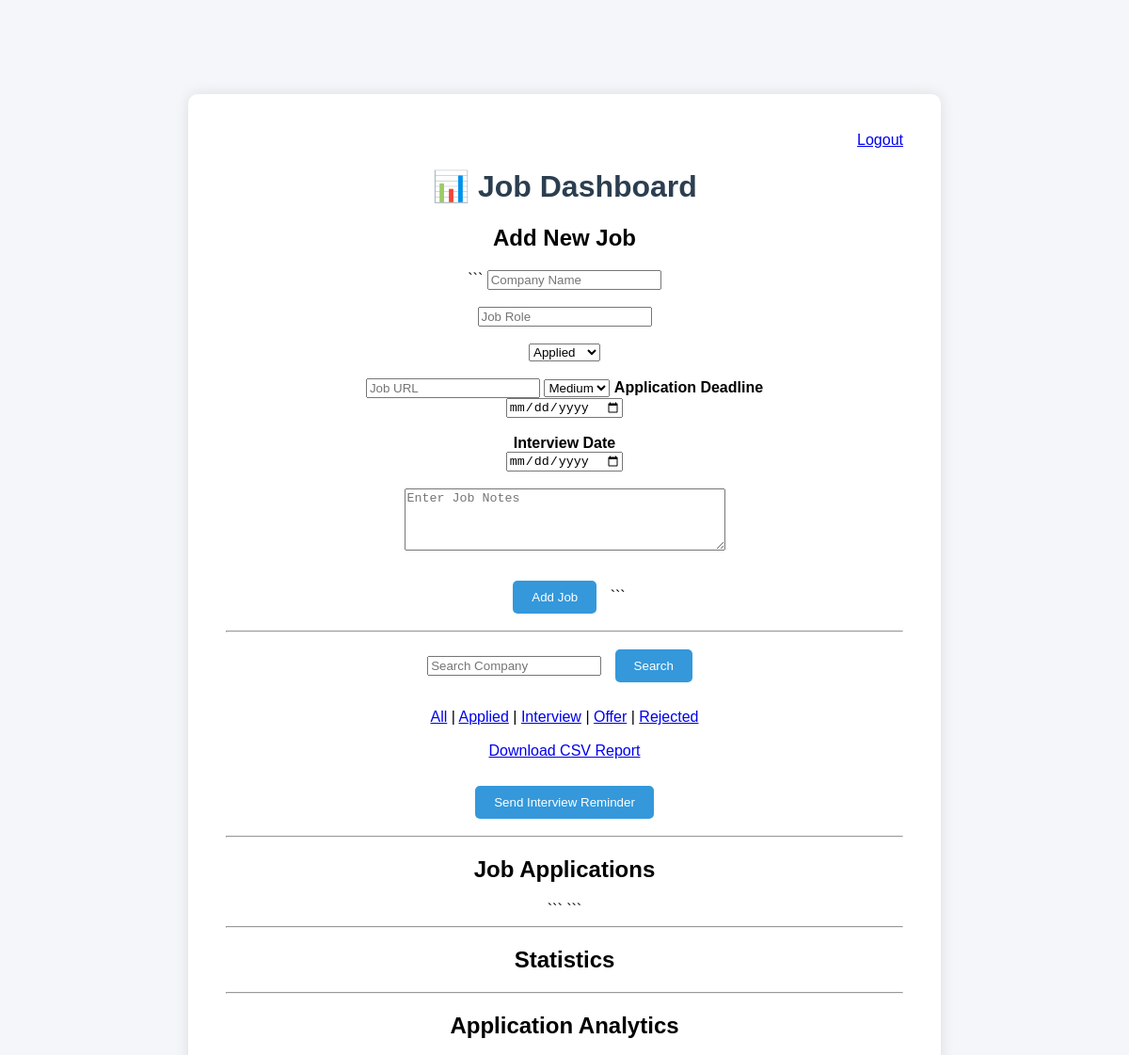
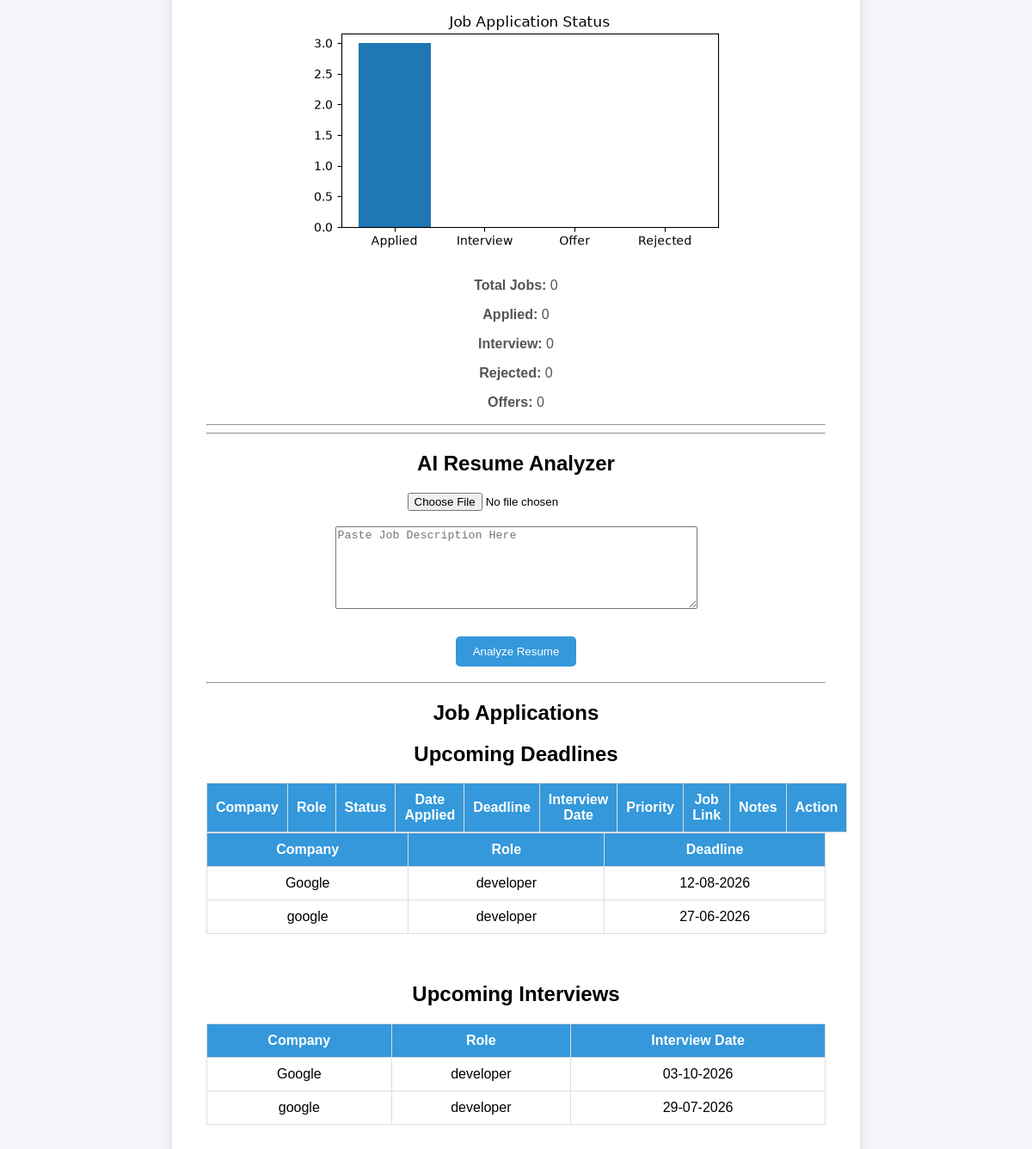
The app's page /dashboard?status=Interview (signed in) with its own data (2 pictures, top to bottom).
### models.py (models this page shows)
class Job(db.Model):
    id = db.Column(db.Integer, primary_key=True)
    company = db.Column(db.String(100))
    role = db.Column(db.String(100))
    status = db.Column(db.String(50))
    job_link = db.Column(db.String(500))
    priority = db.Column(
        db.String(20),
        default="Medium"
    )
    date_applied = db.Column(
        db.DateTime,
        default=datetime.utcnow
    )
    deadline = db.Column(db.Date)
    interview_date = db.Column(db.Date)
    notes = db.Column(db.Text)

### app.py (the view)
@app.route('/dashboard')
def dashboard():
    if 'user_id' not in session:
        return redirect('/login')
    status = request.args.get("status")
    if status:
        jobs = Job.query.filter_by(status=status).all()
    else:
        jobs = Job.query.all()
    search = request.args.get("search")
    if search:
        jobs = Job.query.filter(
            Job.company.contains(search)
        ).all()
    total_jobs = len(jobs)
    applied = len(
        [j for j in jobs if j.status == "Applied"]
    )
    interview = len(
        [j for j in jobs if j.status == "Interview"]
    )
    offer = len(
        [j for j in jobs if j.status == "Offer"]
    )
    rejected = len(
        [j for j in jobs if j.status == "Rejected"]
    )
    labels = ["Applied", "Interview", "Offer", "Rejected"]
    counts = [
        applied,
        interview,
        offer,
        rejected
    ]
    plt.figure(figsize=(5, 3))
    plt.bar(labels, counts)
    plt.title("Job Application Status")
    plt.tight_layout()
    plt.savefig("static/chart.png")
    plt.close()
    upcoming_interviews = Job.query.filter(
        Job.interview_date != None,
        Job.interview_date >= date.today()
    ).all()
    upcoming_deadlines = Job.query.filter(
        Job.deadline != None,
        Job.deadline >= date.today()
    ).all()
    return render_template(
    "dashboard.html",
    jobs=jobs,
    total_jobs=total_jobs,
    applied=applied,
    interview=interview,
    rejected=rejected,
    offer=offer,
    upcoming_interviews=upcoming_interviews,
    upcoming_deadlines=upcoming_deadlines
)

### templates/dashboard.html (shortened to what this page needs)
<!DOCTYPE html>
<html>
<head>
    <link rel="stylesheet"
          href="{{ url_for('static', filename='style.css') }}">
</head>
<body>
<div class="container">
    <div style="text-align: right;">
        <a href="/logout">Logout</a>
    </div>
    <h1>📊 Job Dashboard</h1>
<h2>Add New Job</h2>
<form action="/add_job" method="POST">
```
<input type="text"
       name="company"
       placeholder="Company Name"
       required>
<br><br>
<input type="text"
       name="role"
       placeholder="Job Role"
       required>
<br><br>
<select name="status">
    <option value="Applied">Applied</option>
</select>
<br><br>
<input type="url"
       name="job_link"
       placeholder="Job URL">
<select name="priority">
    <option value="Medium" selected>Medium</option>
</select>
<label><strong>Application Deadline</strong></label>
<br>
<input type="date"
       name="deadline">
<br><br>
<label><strong>Interview Date</strong></label>
<br>
<input type="date"
       name="interview_date">
<br><br>
<textarea
    name="notes"
    rows="4"
    cols="40"
    placeholder="Enter Job Notes"></textarea>
<br><br>
<button type="submit">
    Add Job
</button>
```
</form>
<hr>
<form method="GET" action="/dashboard">
    <input type="text"
           name="search"
           placeholder="Search Company">
    <button type="submit">
        Search
    </button>
</form>
<br>
<a href="/dashboard">All</a> |
<a href="/dashboard?status=Applied">Applied</a> |
<a href="/dashboard?status=Interview">Interview</a> |
<a href="/dashboard?status=Offer">Offer</a> |
<a href="/dashboard?status=Rejected">Rejected</a>
<br><br>
<a href="/export">
    Download CSV Report
</a>
<br><br>
<a href="/send_mail">
    <button type="button">
        Send Interview Reminder
    </button>
</a>
<hr>
<h2>Job Applications</h2>
<table border="1" width="100%">
<tr>
    <th>Company</th>
    <th>Role</th>
    <th>Status</th>
    <th>Date Applied</th>
    <th>Deadline</th>
    <th>Interview Date</th>
    <th>Priority</th>
    <th>Job Link</th>
    <th>Notes</th>
    <th>Action</th>
</tr>
<hr>
<h2>Statistics</h2>
<hr>
<h2>Application Analytics</h2>
<img src="{{ url_for('static', filename='chart.png') }}"
     width="500">
<p><strong>Total Jobs:</strong> {{ total_jobs }}</p>
<p><strong>Applied:</strong> {{ applied }}</p>
<p><strong>Interview:</strong> {{ interview }}</p>
<p><strong>Rejected:</strong> {{ rejected }}</p>
<p><strong>Offers:</strong> {{ offer }}</p>
<hr>
<hr>
<h2>AI Resume Analyzer</h2>
<form action="/upload_resume"
      method="POST"
      enctype="multipart/form-data">
    <input type="file"
           name="resume"
           required>
    <br><br>
    <textarea
        name="job_description"
        rows="6"
        cols="50"
        placeholder="Paste Job Description Here"></textarea>
    <br><br>
    <button type="submit">
        Analyze Resume
    </button>
</form>
<hr>
<h2>Job Applications</h2>
<h2>Upcoming Deadlines</h2>
<table border="1" width="100%">
    <tr>
        <th>Company</th>
        <th>Role</th>
        <th>Deadline</th>
    </tr>
    {% for job in upcoming_deadlines %}
    <tr>
        <td>{{ job.company }}</td>
        <td>{{ job.role }}</td>
        <td>{{ job.deadline.strftime('%d-%m-%Y') }}</td>
    </tr>
    {% endfor %}
</table>
<br><br>
<h2>Upcoming Interviews</h2>
<table border="1" width="100%">
    <tr>
        <th>Company</th>
        <th>Role</th>
        <th>Interview Date</th>
    </tr>
    {% for job in upcoming_interviews %}
    <tr>
        <td>{{ job.company }}</td>
        <td>{{ job.role }}</td>
        <td>{{ job.interview_date.strftime('%d-%m-%Y') }}</td>
    </tr>
    {% endfor %}
</table>
<br><br>
</div>
</body>
</html>

### static/style.css (style rules this page uses)
body { font-family: Arial, sans-serif; background:#f4f6f9; margin:0; padding:0; }
.container { width:60%; margin:100px auto; text-align:center; background:white; padding:40px; border-radius:10px; box-shadow:0 0 15px rgba(0,0,0,0.1); }
h1 { color:#2c3e50; }
p { color:#555; }
button { background:#3498db; color:white; border:none; padding:12px 25px; margin:10px; border-radius:5px; cursor:pointer; }
table { width: 100%; border-collapse: collapse; }
th { background: #3498db; color: white; }
td, th { padding: 10px; border: 1px solid #ddd; }
button { background: #3498db; color: white; border: none; padding: 10px 20px; border-radius: 5px; }

### records on screen
Job: company "Google", role "developer", deadline "12-08-2026", interview_date "03-10-2026"
Job: company "google", role "developer", deadline "27-06-2026", interview_date "29-07-2026"

### other values on screen
{{ total_jobs }} "0"
{{ applied }} "0"
{{ interview }} "0"
{{ rejected }} "0"
{{ offer }} "0"
